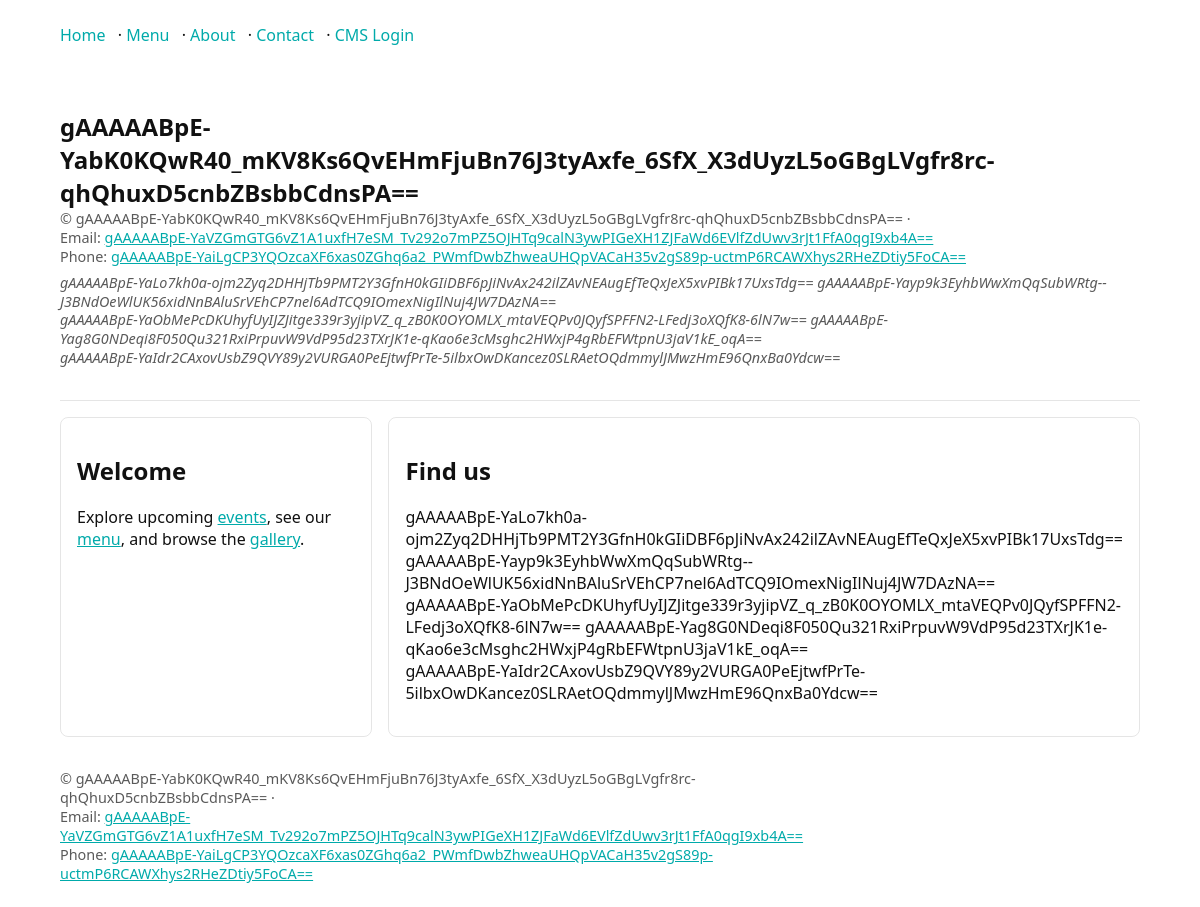
The page / on the database its author committed.
### app/pages/models.py (models this page shows, shortened)
class Page(models.Model):
    class Status(models.TextChoices):
        DRAFT = "draft", "Draft"
        REVIEW = "review", "Needs review"
        PUBLISHED = "published", "Published"
    title = models.CharField(max_length=200)
    slug = models.SlugField(max_length=200, unique=True)
    summary = models.TextField(blank=True)
    body = RichTextUploadingField(blank=True)
    blocks = models.JSONField(
        default=list,
        blank=True,
        help_text="Structured block data used by the visual page builder.",
    )
    status = models.CharField(max_length=15, choices=Status.choices, default=Status.DRAFT)
    is_visible = models.BooleanField(
        default=True,
        help_text="If disabled the page stays in drafts and is hidden from navigation.",
    )
    show_in_navigation = models.BooleanField(
        default=True,
        help_text="Show in public navigation if the page is published and visible.",
    )
    navigation_order = models.PositiveIntegerField(default=0)
    hero_image = models.ImageField(upload_to="pages/heroes/", blank=True, null=True)
    published_at = models.DateTimeField(blank=True, null=True)
    created_at = models.DateTimeField(auto_now_add=True)
    updated_at = models.DateTimeField(auto_now=True)
    created_by = models.ForeignKey(
        settings.AUTH_USER_MODEL,
        related_name="pages_created",
        on_delete=models.SET_NULL,
        blank=True,
        null=True,
    )
    updated_by = models.ForeignKey(
        settings.AUTH_USER_MODEL,
        related_name="pages_updated",
        on_delete=models.SET_NULL,
        blank=True,
        null=True,
    )
    objects = PageQuerySet.as_manager()
    class Meta:
        ordering = ("navigation_order", "title")
    def get_absolute_url(self):
        from django.urls import reverse
        return reverse("public:page-detail", kwargs={"slug": self.slug})

### app/setup/models.py (models this page shows, shortened)
class SiteSettings(models.Model):
    class Mode(models.TextChoices):
        VENUE = "VENUE", _("Venue / Club")
        BAND = "BAND", _("Band / Artist")
        PERSON = "PERSON", _("Person / Blog")
    mode = models.CharField(max_length=10, choices=Mode.choices, default=Mode.VENUE)
    org_name = EncryptedCharField(max_length=200, blank=True)
    logo = models.ImageField(upload_to="logos/", blank=True, null=True)
    address_street = EncryptedCharField(max_length=200, blank=True)
    address_number = EncryptedCharField(max_length=20, blank=True)
    address_postal_code = EncryptedCharField(max_length=20, blank=True)
    address_city = EncryptedCharField(max_length=120, blank=True)
    address_country = EncryptedCharField(max_length=120, blank=True)
    address_autocomplete = models.BooleanField(
        default=False,
        help_text=_("Enable address autocomplete (requires JS integration)."),
    )
    contact_email = EncryptedEmailField(blank=True)
    contact_phone = EncryptedCharField(max_length=64, blank=True)
    website_url = models.URLField(blank=True)
    social_facebook = models.URLField(blank=True)
    social_instagram = models.URLField(blank=True)
    social_twitter = models.URLField(blank=True, help_text=_("X / Twitter URL"))
    social_tiktok = models.URLField(blank=True)
    social_youtube = models.URLField(blank=True)
    social_spotify = models.URLField(blank=True)
    social_soundcloud = models.URLField(blank=True)
    social_bandcamp = models.URLField(blank=True)
    social_linkedin = models.URLField(blank=True)
    social_mastodon = models.URLField(blank=True)
    same_as = EncryptedTextField(blank=True, help_text=_("schema.org sameAs: one URL per line"))
    geo_lat = models.DecimalField(
        max_digits=9, decimal_places=6, null=True, blank=True, help_text=_("Latitude")
    )
    geo_lng = models.DecimalField(
        max_digits=9, decimal_places=6, null=True, blank=True, help_text=_("Longitude")
    )
    price_range = models.CharField(max_length=20, blank=True, help_text=_("e.g., $, $$, $$$"))
    default_currency = models.CharField(
        max_length=8, default="EUR", help_text=_("Currency code (suggested list + free text)")
    )
    membership_enabled = models.BooleanField(default=False)
    membership_hint = models.CharField(
        max_length=200, blank=True, help_text=_("Short label shown next to money icon.")
    )
    required_pages = models.TextField(
        blank=True, help_text=_("One page title per line (created if app.pages.Page exists).")
    )
    created_at = models.DateTimeField(auto_now_add=True)
    updated_at = models.DateTimeField(auto_now=True)
    smoking_allowed = models.BooleanField(null=True, blank=True)
    pets_allowed_text = models.CharField(max_length=120, blank=True)
    typical_age_range = models.CharField(max_length=20, blank=True)
    acc_step_free = models.BooleanField(default=False)
    acc_wheelchair = models.BooleanField(default=False)
    acc_accessible_wc = models.BooleanField(default=False)
    acc_visual_aid = models.BooleanField(default=False)
    acc_service_animals = models.BooleanField(default=False)
    accessibility_summary = models.TextField(blank=True)
    lgbtq_friendly = models.BooleanField(default=False)
    minors_policy_note = models.CharField(max_length=200, blank=True)
    maximum_attendee_capacity = models.PositiveIntegerField(null=True, blank=True)
    awareness_team_available = models.BooleanField(default=False)
    awareness_contact = EncryptedCharField(
        max_length=200,
        blank=True,
        help_text=_("Phone, email, URL, or a short instruction (free text)."),
    )
    publish_opening_times = models.BooleanField(
        default=False,
        verbose_name="Show opening times on public pages",
        help_text="If checked, opening times will be rendered on public pages."
    )
    @classmethod
    def get_solo(cls):
        obj, _ = cls.objects.get_or_create(id=1)
        return obj

### app/pages/views_public.py (the view)
def home(request):
    return render(request, "public/home.html", {})

### app/core/context_processors.py (called while the page is built, shortened)
def sitecfg(request):
    return {"sitecfg": get_config()}

def inbox_status(request):
    u = getattr(request, "user", None)
    has_unread = False
    return {"has_unread_messages": has_unread}

### app/core/encryption.py (called while the page is built)
    def from_db_value(self, value, expression, connection):  # noqa: D401
        if value in self.empty_values:
            return value
        try:
            return super().from_db_value(value, expression, connection)
        except Exception:  # pragma: no cover - best-effort guard
            return value

### app/core/site_config.py (called while the page is built)
def get_config():
    try:
        CONFIG_DIR.mkdir(parents=True, exist_ok=True)
        if not CONFIG_FILE.exists():
            CONFIG_FILE.write_text(json.dumps(DEFAULTS, indent=2), encoding="utf-8")
        data = json.loads(CONFIG_FILE.read_text(encoding="utf-8"))
        merged = DEFAULTS.copy()
        merged.update({k: v for k, v in data.items() if k in DEFAULTS})
        ff = merged["feature_flags"]
        ff.update(data.get("feature_flags", {}))
        merged["feature_flags"] = ff
        return merged
    except Exception:
        return DEFAULTS

### app/pages/navigation.py (called while the page is built)
def _parse_required_lines(lines: Iterable[str]) -> List[Tuple[str, str]]:
    parsed: List[Tuple[str, str]] = []
    seen: set[str] = set()
    for raw in lines:
        if not raw:
            continue
        slug = ""
        title = ""
        if "|" in raw:
            slug_part, title_part = raw.split("|", 1)
            slug = slugify(slug_part.strip()) if slug_part.strip() else ""
            title = title_part.strip() or slug
        else:
            title = raw.strip()
            slug = slugify(title)
        slug = slug or "page"
        title = title or slug
        if slug in seen:
            continue
        seen.add(slug)
        parsed.append((slug, title))
    return parsed

def ensure_pages_from_settings(settings_obj: Optional[SiteSettings] = None) -> None:
    if settings_obj is None:
        settings_obj = SiteSettings.get_solo()
    raw_lines = [
        line.strip()
        for line in (settings_obj.required_pages or "").splitlines()
        if line.strip()
    ]
    parsed = _parse_required_lines(raw_lines)
    for order, (slug, title) in enumerate(parsed):
        Page.objects.get_or_create(
            slug=slug,
            defaults={
                "title": title,
                "status": Page.Status.PUBLISHED,
                "is_visible": True,
                "show_in_navigation": True,
                "navigation_order": order,
            },
        )

### app/templates/public/home.html (shortened to what this page needs)
{% extends "public/base_public.html" %}
{% block content %}
<section class="grid grid-2">
  <div class="card">
    <h2>Welcome</h2>
    <p>
      {% if site_settings.mode == 'VENUE' %}
        Explore upcoming <a href="/events/">events</a>, see our <a href="/menu/">menu</a>, and browse the <a href="/gallery/">gallery</a>.
      {% elif site_settings.mode == 'BAND' %}
        Check our latest <a href="/shows/">shows</a>, stream <a href="/music/">music</a>, and watch <a href="/videos/">videos</a>.
      {% else %}
        Read the <a href="/posts/">blog</a>, or learn more <a href="/about/">about</a> the author.
      {% endif %}
    </p>
  </div>
  <div class="card">
    <h2>Find us</h2>
    {% if site_settings.address_street %}
      <p>{{ site_settings.address_street }} {{ site_settings.address_number }}<br>
      {{ site_settings.address_postal_code }} {{ site_settings.address_city }}<br>
      {{ site_settings.address_country }}</p>
    {% else %}
      <p class="muted">Set your address in Setup → Address to show it here.</p>
    {% endif %}
  </div>
</section>
{% endblock %}

### app/templates/public/base_public.html (shortened to what this page needs)
{% load static %}
<!doctype html>
<html lang="en">
<head>
  <link rel="stylesheet" href="{% static 'publicthemes/themes/classic.css' %}">
</head>
<body>
  <header class="wrap">
    <nav>
      {% for p in public_pages %}
        <a href="{{ p.url }}" class="{% if request.path == p.url %}active{% endif %}">{{ p.title }}</a>{% if not forloop.last %} · {% endif %}
      {% empty %}
        <a href="/" class="{% if request.path == '/' %}active{% endif %}">Home</a>
      {% endfor %}
      · <a href="/accounts/login/">CMS Login</a>
    </nav>
  </header>
  <main class="wrap">
    <section class="hero">
      <h1 style="margin:0">{{ site_settings.org_name|default:"Your Place" }}</h1>
    <div class="muted">
      © {{ site_settings.org_name|default:"Bar OS Starter" }} · {{ now|date:"Y" }}
      <br>
      {% if site_settings.contact_email %}Email: <a href="mailto:{{ site_settings.contact_email }}">{{ site_settings.contact_email }}</a>{% endif %}
      {% if site_settings.contact_phone %}<br>Phone: <a href="tel:{{ site_settings.contact_phone }}">{{ site_settings.contact_phone }}</a>{% endif %}
      {% include "public/includes/address.html" %}
    </div>
    </section>
    {% block content %}{% endblock %}
  </main>
  <footer class="wrap">
    <div class="grid grid-2">
      <div class="muted">
      © {{ site_settings.org_name|default:"Bar OS Starter" }} · {{ ""|date:"Y" }}
        <br>
        {% if site_settings.contact_email %}Email: <a href="mailto:{{ site_settings.contact_email }}">{{ site_settings.contact_email }}</a>{% endif %}
        {% if site_settings.contact_phone %}<br>Phone: <a href="tel:{{ site_settings.contact_phone }}">{{ site_settings.contact_phone }}</a>{% endif %}
      </div>
      <div style="text-align:right">
      </div>
    </div>
  </footer>
</body>
</html>

### app/templates/public/includes/address.html (shortened to what this page needs)
{% if site_address_has_any %}
  <address class="muted" style="margin-top:.5rem; line-height:1.3;">
    {% if site_address_line1 %}<div>{{ site_address_line1 }}</div>{% endif %}
    {% if site_address_line2 %}<div>{{ site_address_line2 }}</div>{% endif %}
    {% if site_address_line3 %}<div>{{ site_address_line3 }}</div>{% endif %}
  </address>
{% endif %}

### app/static/publicthemes/themes/classic.css (style rules this page uses)
:root { --bg:#ffffff;--fg:#111;--brand:#0aa;--border:#ddd;--card:#fff; }
body { background:var(--bg);color:var(--fg);font-family:system-ui,Segoe UI,Roboto,Inter,sans-serif; }
main { padding:2rem; }
a { color:var(--brand); }

### app/templates/public/base_public.html (style rules this page uses)
.wrap { max-width:1080px;margin:0 auto;padding:1rem }
header,footer { padding:.75rem 0 }
nav a { margin-right:.5rem;text-decoration:none }
.hero { padding:2rem 0;border-bottom:1px solid rgba(0,0,0,.1);margin-bottom:1rem }
.grid { display:grid;gap:1rem }
.grid-2 { grid-template-columns: 1fr 1fr }
.card { border:1px solid rgba(0,0,0,.1);border-radius:.5rem;padding:1rem }
.muted { color:rgba(0,0,0,.65);font-size:.9rem }

### rows shown on the page
Page: title "Home"
Page: title "Menu"
Page: title "About"
Page: title "Contact"
SiteSettings: org_name "gAAAAABpE-YabK0KQwR40_mKV8Ks6QvEHmFjuBn76J3tyAxfe_6SfX_X3dUyzL5oGBgLVgfr8rc-qhQhuxD5cnbZBsbbCdnsPA==", contact_email "gAAAAABpE-YaVZGmGTG6vZ1A1uxfH7eSM_Tv292o7mPZ5OJHTq9calN3ywPIGeXH1ZJFaWd6EVlfZdUwv3rJt1FfA0qgI9xb4A==", contact_phone "gAAAAABpE-YaiLgCP3YQOzcaXF6xas0ZGhq6a2_PWmfDwbZhweaUHQpVACaH35v2gS89p-uctmP6RCAWXhys2RHeZDtiy5FoCA==", address_country "gAAAAABpE-YaIdr2CAxovUsbZ9QVY89y2VURGA0PeEjtwfPrTe-5ilbxOwDKancez0SLRAetOQdmmylJMwzHmE96QnxBa0Ydcw==", address_street "gAAAAABpE-YaLo7kh0a-ojm2Zyq2DHHjTb9PMT2Y3GfnH0kGIiDBF6pJiNvAx242ilZAvNEAugEfTeQxJeX5xvPIBk17UxsTdg==", address_number "gAAAAABpE-Yayp9k3EyhbWwXmQqSubWRtg--J3BNdOeWlUK56xidNnBAluSrVEhCP7nel6AdTCQ9IOmexNigIlNuj4JW7DAzNA==", address_postal_code "gAAAAABpE-YaObMePcDKUhyfUyIJZJitge339r3yjipVZ_q_zB0K0OYOMLX_mtaVEQPv0JQyfSPFFN2-LFedj3oXQfK8-6lN7w==", address_city "gAAAAABpE-Yag8G0NDeqi8F050Qu321RxiPrpuvW9VdP95d23TXrJK1e-qKao6e3cMsghc2HWxjP4gRbEFWtpnU3jaV1kE_oqA=="
